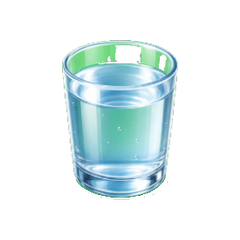
#> input picture Assets/Resources/ImageCards/Premium/drinks_water.png, 240 x 240 px
$ python -i rebuild_imagecards_from_ai_atlases.py   (imports and definitions only)
#> lines starting #> are read from the running program, lines starting #| are printed output that depends on the picture
#!/usr/bin/env python3
from __future__ import annotations

import json
import shutil
from pathlib import Path

from PIL import Image


PROJECT_ROOT = Path(__file__).resolve().parents[1]
GEN_ROOT = Path("/Users/vnm/.codex/generated_images/019ea30d-50b5-76e2-ad38-bd4734f1b847")
RUNTIME_DIR = PROJECT_ROOT / "Assets/Resources/ImageCards/Premium"
OUT_ROOT = PROJECT_ROOT / "Tools/ImageCardAudit/ai_atlas_repair"
SLICED_DIR = OUT_ROOT / "sliced"
SOURCE_ATLAS = OUT_ROOT / "bad_cards_ai_repair_source_atlas.png"
PREVIEW_DIR = OUT_ROOT / "runtime_preview_pages"
CANVAS = 240
TARGET_MAX = 154


BAD_IDS = [
    item["id"]
    for item in json.loads((PROJECT_ROOT / "Tools/ImageCardAudit/bad_cards_manifest.json").read_text())["cards"]
]
#> (reads Tools/ImageCardAudit/bad_cards_manifest.json from the repository)
#> further down, picture is the input picture: PIL image 240x240 RGBA; mean R, G, B, A 40.2, 54.1, 54.6, 65.2


SHEETS: list[dict[str, object]] = [
    {
        "prefix": "ig_072e4a46d32ca298016a377bda25b081",
        "cols": 4,
        "ids": [
            "body_hand", "body_foot", "body_eye", "body_ear",
            "body_heart", "body_back", "body_finger", "body_smile",
        ],
    },
    {
        "prefix": "ig_014fbee93953aecb016a377c585c248",
        "cols": 4,
        "ids": [
            "work_task", "work_salary", "work_shift", "work_manager",
            "work_report", "work_call", "work_desk", "work_break",
        ],
    },
    {
        "prefix": "ig_0020b8f35800d196016a377ce87bd",
        "cols": 4,
        "ids": [
            "technology_robot", "technology_sensor", "technology_chip", "technology_code",
            "technology_drone", "technology_laser", "technology_server", "technology_battery",
        ],
    },
    {
        "prefix": "ig_0a8d1496d379f4dd016a377f53baa",
        "cols": 4,
        "ids": [
            "dessert_cake", "dessert_cookie", "dessert_candy", "dessert_pie",
            "dessert_cream", "dessert_icecream", "dessert_waffle", "dessert_honey",
        ],
    },
    {
        "prefix": "ig_01c29043572c5863016a377fcfe3",
        "cols": 4,
        "ids": [
            "drinks_juice", "drinks_tea", "drinks_coffee", "drinks_water",
            "drinks_cocoa", "drinks_milk", "drinks_lemonade", "drinks_smoothie",
        ],
    },
    {
        "prefix": "ig_021b4c9a46dfd2a8016a37804763",
        "cols": 4,
        "ids": [
            "farm_barn", "farm_tractor", "farm_field", "farm_hay",
            "farm_cow", "farm_chicken", "farm_grain", "farm_fence",
        ],
    },
    {
        "prefix": "ig_0d9d5c349fd4958d016a265c65e34c",
        "cols": 5,
        "ids": [
            "pets_dog", "pets_cat", "pets_bowl", "pets_leash", "pets_paw",
            "sea_fish", "sea_shell", "sea_sail", "space_rocket", "space_planet",
            "space_moon", "space_star", "clothes_shirt", "clothes_coat", "clothes_hat",
            "clothes_dress", "clothes_jeans", "shoes_sneaker", "school_notebook", "office_pen",
            "office_folder", "office_printer", "phone_camera", "holidays_gift", "holidays_balloon",
        ],
    },
    {
        "prefix": "ig_0d9d5c349fd4958d016a26763dc4c0",
        "cols": 5,
        "ids": [
            "space_orbit", "space_comet", "space_astronaut", "space_galaxy", "weather_wind",
            "weather_storm", "weather_fog", "weather_frost", "weather_heat", "toys_ball",
            "pets_tail", "pets_vet", "transport_bus", "transport_taxi", "transport_wheel",
            "transport_driver", "transport_route", "transport_station", "transport_road", "transport_stop",
            "sea_wave", "sea_beach", "sea_island", "sea_lighthouse", "space_satellite",
        ],
    },
    {
        "prefix": "ig_0d9d5c349fd4958d016a265199c328",
        "cols": 5,
        "ids": [
            "food_fruit", "breakfast_banana", "food_bread", "drinks_tea", "office_coffee",
            "food_plate", "food_soup", "drinks_milk", "breakfast_egg", "dessert_cake",
            "time_clock", "time_alarm", "travel_train", "travel_plane", "sport_ball",
            "nature_tree", "nature_mountain", "weather_sun", "weather_rain", "weather_snow",
            "home_sofa", "home_lamp", "health_rest", "home_key", "kitchen_pan",
        ],
    },
    {
        "prefix": "ig_04e82a0f7efd356e016a378e4ee0",
        "cols": 4,
        "ids": [
            "phone_call", "phone_screen", "phone_case", "phone_app",
            "phone_charge", "phone_contact", "phone_message", "breakfast_butter",
        ],
    },
    {
        "prefix": "ig_01977f7cf5e4d24a016a378effb3",
        "cols": 4,
        "ids": [
            "photo_flash", "photo_album", "photo_portrait", "photo_frame",
            "photo_shot", "photo_focus", "photo_studio", "sea_beach",
        ],
    },
    {
        "prefix": "ig_04ff84dff1aba46f016a378bb898",
        "cols": 4,
        "ids": [
            "cinema_film", "cinema_actor", "cinema_scene", "cinema_screen",
            "cinema_ticket", "cinema_popcorn", "cinema_trailer", "breakfast_porridge",
        ],
    },
    {
        "prefix": "ig_0248d5b90fa739fe016a378da91f3",
        "cols": 4,
        "ids": [
            "shoes_boot", "shoes_sandal", "shoes_lace", "shoes_heel",
            "shoes_sole", "shoes_pair", "shoes_size", "breakfast_yogurt",
        ],
    },
    {
        "prefix": "ig_0c4ad301ae668049016a377ed8b13",
        "cols": 4,
        "ids": [
            "colors_red", "colors_blue", "colors_green", "colors_yellow",
            "colors_white", "colors_black", "colors_orange", "colors_pink",
        ],
    },
    {
        "prefix": "ig_0da0ec45e03591fc016a377ac0d5",
        "cols": 4,
        "ids": [
            "family_mother", "family_father", "family_child", "family_sister",
            "family_brother", "family_dinner", "family_home", "family_album",
        ],
    },
    {
        "prefix": "ig_0fd02388be44a6f0016a3781d8e",
        "cols": 4,
        "ids": [
            "insects_bee", "insects_ant", "insects_butterfly", "insects_beetle",
            "insects_wing", "insects_hive", "insects_cocoon", "insects_ladybug",
        ],
    },
    {
        "prefix": "ig_05b939b1a2ee18b8016a37842236",
        "cols": 4,
        "ids": [
            "camping_tent", "camping_fire", "camping_map", "camping_compass",
            "camping_backpack", "camping_lantern", "camping_trail", "camping_mug",
        ],
    },
    {
        "prefix": "ig_02b18c697a1b093a016a37838f09",
        "cols": 4,
        "ids": [
            "hobbies_drawing", "hobbies_knitting", "hobbies_chess", "hobbies_puzzle",
            "hobbies_dance", "hobbies_baking", "hobbies_reading", "hobbies_music",
        ],
    },
    {
        "prefix": "ig_05c4f533f068351a016a3781372c",
        "cols": 4,
        "ids": [
            "flowers_rose", "flowers_tulip", "flowers_lily", "flowers_peony",
            "flowers_bouquet", "flowers_petal", "flowers_stem", "flowers_vase",
        ],
    },
    {
        "prefix": "ig_01f7d0b44ad4663c016a3780c052",
        "cols": 4,
        "ids": [
            "forest_pine", "forest_mushroom", "forest_fox", "forest_owl",
            "forest_fern", "forest_stump", "forest_berry", "forest_path",
        ],
    },
    {
        "prefix": "ig_0ed8ec7b8441bf6d016a37827ff3",
        "cols": 4,
        "ids": [
            "emotions_joy", "emotions_calm", "emotions_surprise", "emotions_interest",
            "emotions_hope", "emotions_trust", "emotions_pride", "emotions_warmth",
        ],
    },
    {
        "prefix": "ig_0881c8f9a3cc093a016a37830886",
        "cols": 4,
        "ids": [
            "friendship_friend", "friendship_chat", "friendship_walk", "friendship_smile",
            "friendship_help", "friendship_team", "friendship_secret", "friendship_memory",
        ],
    },
    {
        "prefix": "ig_0787bd2f5f98b789016a3784b4ce",
        "cols": 4,
        "ids": [
            "toys_doll", "toys_blocks", "toys_train", "toys_puzzle",
            "toys_ball", "toys_robot", "toys_kite", "toys_car",
        ],
    },
    {
        "prefix": "ig_0fd8c2282c6d531f016a37855381",
        "cols": 4,
        "ids": [
            "tools_hammer", "tools_saw", "tools_drill", "tools_wrench",
            "tools_nail", "tools_pliers", "tools_ruler", "tools_level",
        ],
    },
    {
        "prefix": "ig_081ce5c992e56044016a37860fc1",
        "cols": 4,
        "ids": [
            "cup_cup", "cup_mug", "cup_handle", "cup_saucer",
            "cup_thermos", "clothes_scarf", "clothes_glove", "clothes_belt",
        ],
    },
    {
        "prefix": "ig_05d9e0f576275a1e016a3789da20",
        "cols": 4,
        "ids": [
            "school_class", "school_teacher", "school_desk", "school_board",
            "school_lesson", "school_bell", "winter_ski", "winter_ice",
        ],
    },
    {
        "prefix": "ig_0eeb5a5112955501016a37868415",
        "cols": 4,
        "ids": [
            "time_time", "time_minutes", "time_day", "time_night",
            "time_week", "time_hour", "office_chair", "office_paper",
        ],
    },
    {
        "prefix": "ig_07ebf0f685d9980e016a3787cdd1",
        "cols": 4,
        "ids": [
            "sport_coach", "sport_team", "sport_match", "sport_field",
            "sport_medal", "sport_race", "sport_player", "holidays_candle",
        ],
    },
    {
        "prefix": "ig_04ff7edc753bdf48016a3778b9d45",
        "cols": 4,
        "ids": [
            "business_product", "business_client", "business_brand", "business_sale",
            "business_team", "business_office", "business_contract", "business_market",
        ],
    },
    {
        "prefix": "ig_0a7cb962be7fd0cf016a377d87aab",
        "cols": 4,
        "ids": [
            "internet_site", "internet_link", "internet_search", "internet_mail",
            "internet_video", "internet_blog", "internet_cloud", "internet_chat",
        ],
    },
    {
        "prefix": "ig_0f7b5c23667d9fc7016a37892e28b4",
        "cols": 4,
        "ids": [
            "kitchen_stove", "kitchen_spoon", "kitchen_fork", "kitchen_knife",
            "kitchen_kettle", "kitchen_fridge", "kitchen_oven", "holidays_card",
        ],
    },
    {
        "prefix": "ig_0e76c37b37fa7074016a378c571d44",
        "cols": 4,
        "ids": [
            "garden_bench", "garden_shovel", "garden_seed", "garden_soil",
            "garden_bush", "garden_hose", "garden_path", "breakfast_jam",
        ],
    },
    {
        "prefix": "ig_030508ee5104b7ba016a378d036a8",
        "cols": 4,
        "ids": [
            "shapes_circle", "shapes_square", "shapes_triangle", "shapes_line",
            "shapes_oval", "shapes_cube", "shapes_ring", "breakfast_cereal",
        ],
    },
    {
        "prefix": "ig_029b802dfbba7c5a016a3779e9f8",
        "cols": 4,
        "ids": [
            "city_street", "city_park", "city_bridge", "city_square",
            "city_subway", "city_cafe", "city_tower", "city_traffic",
        ],
    },
    {
        "prefix": "ig_085a102e409deced016a377b47af",
        "cols": 4,
        "ids": [
            "health_doctor", "health_clinic", "health_pill", "health_rest",
            "health_water", "health_sleep", "health_pulse", "health_care",
        ],
    },
    {
        "prefix": "ig_0978d2ab219a1da9016a37795bf8",
        "cols": 4,
        "ids": [
            "music_song", "music_rhythm", "music_melody", "music_guitar",
            "music_piano", "music_note", "music_concert", "music_band",
        ],
    },
    {
        "prefix": "ig_019e03a0911ba53f016a378870570",
        "cols": 4,
        "ids": [
            "nature_river", "nature_stone", "nature_leaf", "nature_cloud",
            "nature_meadow", "nature_sky", "holidays_guest", "holidays_music",
        ],
    },
    {
        "prefix": "ig_096f2593f9733cab016a378a851ae",
        "cols": 4,
        "ids": [
            "books_cover", "books_reader", "books_shelf", "books_author",
            "books_chapter", "winter_pine", "winter_cocoa", "winter_sleigh",
        ],
    },
    {
        "prefix": "ig_076a8915e085ac26016a378fb5ff",
        "cols": 3,
        "ids": [
            "summer_hat", "summer_lake", "summer_berry",
            "summer_picnic", "summer_fan", "summer_sandals",
        ],
    },
    {
        "prefix": "ig_000de4fb8668a939016a378b218c",
        "cols": 4,
        "ids": [
            "art_paint", "art_canvas", "art_frame", "art_sketch",
            "art_gallery", "art_statue", "art_color", "breakfast_toast",
        ],
    },
    {
        "prefix": "ig_08f30a565bb18abb016a37872926",
        "cols": 4,
        "ids": [
            "travel_ticket", "travel_hotel", "travel_route", "travel_suitcase",
            "travel_map", "travel_passport", "office_badge", "office_screen",
        ],
    },
]


# [5 lines left out: function resolve, not called in this run]


def key_mask(pixel: tuple[int, int, int, int]) -> bool:
    r, g, b, a = pixel
    if a == 0:
        return True
    if g >= 145 and r <= 130 and b <= 130 and g - max(r, b) >= 35:
        return True
    if r >= 145 and b >= 145 and g <= 130 and min(r, b) - g >= 35:
        return True
    return False


def remove_key(image: Image.Image) -> Image.Image:
    image = image.convert("RGBA")
    pix = image.load()
    w, h = image.size
#> w = 240; h = 240
    for y in range(h):
        for x in range(w):
            if key_mask(pix[x, y]):
                pix[x, y] = (0, 0, 0, 0)
    remove_edge_bleed(image)
    return image


def remove_edge_bleed(image: Image.Image) -> None:
    alpha = image.getchannel("A")
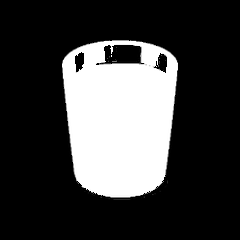
#> alpha: PIL image 240x240 L; min 0, max 255, mean 63.6
    pix = image.load()
    alpha_pix = alpha.load()
    w, h = image.size
    seen = bytearray(w * h)
    components: list[tuple[int, bool, list[int]]] = []

    for start_y in range(h):
        for start_x in range(w):
            start = start_y * w + start_x
            if seen[start] or alpha_pix[start_x, start_y] == 0:
                continue
            stack = [start]
            seen[start] = 1
            pixels: list[int] = []
            touches_edge = False
            while stack:
                pos = stack.pop()
                x = pos % w
                y = pos // w
                pixels.append(pos)
                if x == 0 or y == 0 or x == w - 1 or y == h - 1:
                    touches_edge = True
                if x > 0:
                    nxt = pos - 1
                    if not seen[nxt] and alpha_pix[x - 1, y] > 0:
                        seen[nxt] = 1
                        stack.append(nxt)
                if x + 1 < w:
                    nxt = pos + 1
                    if not seen[nxt] and alpha_pix[x + 1, y] > 0:
                        seen[nxt] = 1
                        stack.append(nxt)
                if y > 0:
                    nxt = pos - w
                    if not seen[nxt] and alpha_pix[x, y - 1] > 0:
                        seen[nxt] = 1
                        stack.append(nxt)
                if y + 1 < h:
                    nxt = pos + w
                    if not seen[nxt] and alpha_pix[x, y + 1] > 0:
                        seen[nxt] = 1
                        stack.append(nxt)
            components.append((len(pixels), touches_edge, pixels))

    if not components:
        return
    largest_area = max(area for area, _, _ in components)
    for area, touches_edge, pixels in components:
        if not touches_edge:
            continue
        if area >= largest_area * 0.4 and area >= 5000:
            continue
        for pos in pixels:
            pix[pos % w, pos // w] = (0, 0, 0, 0)


def trim_and_fit(image: Image.Image) -> Image.Image:
    image = remove_key(image)
    bbox = image.getchannel("A").getbbox()
    if bbox is None:
        raise RuntimeError("empty image after chroma key")
    cropped = image.crop(bbox)
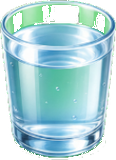
#> cropped: PIL image 116x160 RGBA; mean R, G, B, A 122, 162, 166.3, 197.3; transparent parts drawn white
    w, h = cropped.size
    scale = min(TARGET_MAX / max(w, h), 1.0)
    resized = cropped.resize((max(1, round(w * scale)), max(1, round(h * scale))), Image.Resampling.LANCZOS)
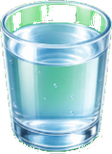
#> resized: PIL image 112x154 RGBA; mean R, G, B, A 125.5, 168, 170.5, 197.3; transparent parts drawn white
    canvas = Image.new("RGBA", (CANVAS, CANVAS), (0, 0, 0, 0))
#> canvas: PIL image 240x240 RGBA; every value is 0
    canvas.alpha_composite(resized, ((CANVAS - resized.width) // 2, (CANVAS - resized.height) // 2))
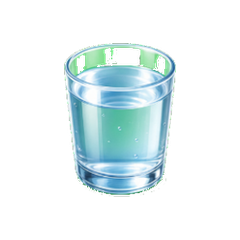
#> canvas: PIL image 240x240 RGBA; mean R, G, B, A 37.6, 50.3, 51.1, 59.1; transparent parts drawn white
    return canvas


# [38 lines left out: functions extract_sheet, copy_meta, build_source_atlas, not called in this run]


def load_cards() -> list[dict[str, str]]:
    data = json.loads((PROJECT_ROOT / "Assets/Resources/Data/cards.json").read_text(encoding="utf-8"))
    return [card for category in data["goldCards"] for card in category["cards"]]


# [46 lines left out: functions build_preview, main, not called in this run]


# [2 lines not run here, left out]

>>> from PIL import Image
>>> picture = Image.open('../Assets/Resources/ImageCards/Premium/drinks_water.png')
>>> result = trim_and_fit(picture)
